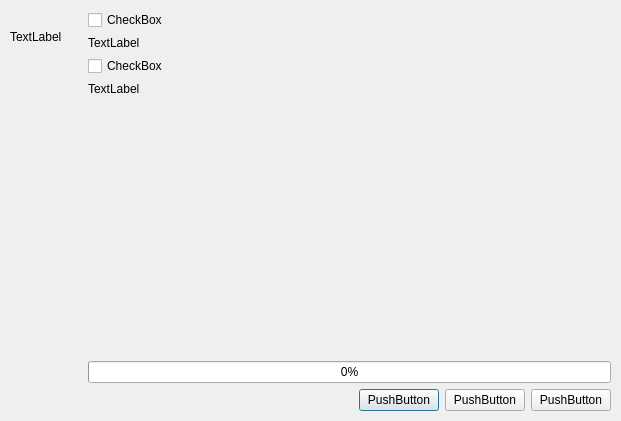
<?xml version="1.0" encoding="UTF-8"?>
<ui version="4.0">
 <class>MainWindow</class>
 <widget class="QDialog" name="MainWindow">
  <property name="windowModality">
   <enum>Qt::NonModal</enum>
  </property>
  <property name="geometry">
   <rect>
    <x>0</x>
    <y>0</y>
    <width>621</width>
    <height>421</height>
   </rect>
  </property>
  <property name="windowTitle">
   <string>PixelLigh Installer</string>
  </property>
  <property name="windowIcon">
   <iconset resource="../res/qtresources.qrc">
    <normaloff>:/icon/PixelLight/PL.ico</normaloff>:/icon/PixelLight/PL.ico</iconset>
  </property>
  <property name="locale">
   <locale language="English" country="UnitedStates"/>
  </property>
  <property name="modal">
   <bool>false</bool>
  </property>
  <widget class="QWidget" name="horizontalLayoutWidget">
   <property name="geometry">
    <rect>
     <x>10</x>
     <y>10</y>
     <width>601</width>
     <height>401</height>
    </rect>
   </property>
   <layout class="QHBoxLayout" name="horizontalLayout">
    <item>
     <layout class="QVBoxLayout" name="verticalLayout_2">
      <item>
       <widget class="QLabel" name="label">
        <property name="enabled">
         <bool>true</bool>
        </property>
        <property name="maximumSize">
         <size>
          <width>250</width>
          <height>170</height>
         </size>
        </property>
        <property name="text">
         <string/>
        </property>
        <property name="pixmap">
         <pixmap resource="../res/qtresources.qrc">:/logo/Docs/Common/pics/PLLogo.png</pixmap>
        </property>
        <property name="scaledContents">
         <bool>true</bool>
        </property>
        <property name="wordWrap">
         <bool>false</bool>
        </property>
       </widget>
      </item>
      <item>
       <widget class="QLabel" name="lbl_description">
        <property name="text">
         <string>TextLabel</string>
        </property>
        <property name="wordWrap">
         <bool>true</bool>
        </property>
       </widget>
      </item>
      <item>
       <spacer name="verticalSpacer_2">
        <property name="orientation">
         <enum>Qt::Vertical</enum>
        </property>
        <property name="sizeHint" stdset="0">
         <size>
          <width>20</width>
          <height>40</height>
         </size>
        </property>
       </spacer>
      </item>
     </layout>
    </item>
    <item>
     <spacer name="horizontalSpacer">
      <property name="orientation">
       <enum>Qt::Horizontal</enum>
      </property>
      <property name="sizeType">
       <enum>QSizePolicy::Fixed</enum>
      </property>
      <property name="sizeHint" stdset="0">
       <size>
        <width>20</width>
        <height>20</height>
       </size>
      </property>
     </spacer>
    </item>
    <item>
     <layout class="QVBoxLayout" name="verticalLayout">
      <item>
       <widget class="QCheckBox" name="chk_install">
        <property name="sizePolicy">
         <sizepolicy hsizetype="Minimum" vsizetype="Fixed">
          <horstretch>0</horstretch>
          <verstretch>0</verstretch>
         </sizepolicy>
        </property>
        <property name="sizeIncrement">
         <size>
          <width>0</width>
          <height>0</height>
         </size>
        </property>
        <property name="text">
         <string>CheckBox</string>
        </property>
       </widget>
      </item>
      <item>
       <widget class="QLabel" name="lbl_install">
        <property name="text">
         <string>TextLabel</string>
        </property>
       </widget>
      </item>
      <item>
       <widget class="QCheckBox" name="chk_checkInstallation">
        <property name="text">
         <string>CheckBox</string>
        </property>
       </widget>
      </item>
      <item>
       <widget class="QLabel" name="lbl_checkInstallation">
        <property name="text">
         <string>TextLabel</string>
        </property>
       </widget>
      </item>
      <item>
       <spacer name="verticalSpacer">
        <property name="orientation">
         <enum>Qt::Vertical</enum>
        </property>
        <property name="sizeHint" stdset="0">
         <size>
          <width>20</width>
          <height>40</height>
         </size>
        </property>
       </spacer>
      </item>
      <item>
       <widget class="QProgressBar" name="progB_progress">
        <property name="value">
         <number>0</number>
        </property>
       </widget>
      </item>
      <item>
       <layout class="QHBoxLayout" name="horizontalLayout_2">
        <item>
         <spacer name="horizontalSpacer_2">
          <property name="orientation">
           <enum>Qt::Horizontal</enum>
          </property>
          <property name="sizeHint" stdset="0">
           <size>
            <width>40</width>
            <height>20</height>
           </size>
          </property>
         </spacer>
        </item>
        <item>
         <widget class="QPushButton" name="btn_run">
          <property name="text">
           <string>PushButton</string>
          </property>
         </widget>
        </item>
        <item>
         <widget class="QPushButton" name="btn_cancel">
          <property name="text">
           <string>PushButton</string>
          </property>
         </widget>
        </item>
        <item>
         <widget class="QPushButton" name="btn_close">
          <property name="text">
           <string>PushButton</string>
          </property>
          <property name="checkable">
           <bool>false</bool>
          </property>
         </widget>
        </item>
       </layout>
      </item>
     </layout>
    </item>
   </layout>
  </widget>
 </widget>
 <resources>
  <include location="../res/qtresources.qrc"/>
  <include location="../res/qtresources.qrc"/>
  <include location="../res/qtresources.qrc"/>
 </resources>
 <connections>
  <connection>
   <sender>btn_close</sender>
   <signal>clicked()</signal>
   <receiver>MainWindow</receiver>
   <slot>close()</slot>
   <hints>
    <hint type="sourcelabel">
     <x>561</x>
     <y>393</y>
    </hint>
    <hint type="destinationlabel">
     <x>310</x>
     <y>276</y>
    </hint>
   </hints>
  </connection>
 </connections>
</ui>
